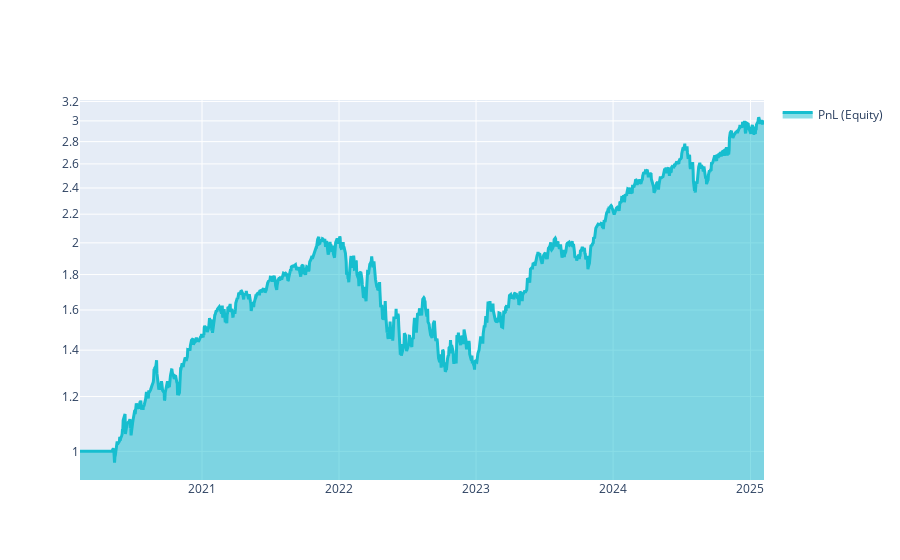

Write notebook code for a chart like this one.
### Markdown cell above
The sharpe ratio using the method above follows from **forward looking**. Predictions for (let us say) 2017 know about the relation between features and targets in 2020. Let us visualize the results:

### Code cell
import qnt.graph as qngraph

statistics = qnstats.calc_stat(stock_data, weights)

display(statistics.to_pandas().tail())

performance = statistics.to_pandas()["equity"]
qngraph.make_plot_filled(performance.index, performance, name="PnL (Equity)", type="log")

display(statistics[-1:].sel(field = ["sharpe_ratio"]).transpose().to_pandas())

# check for correlations with existing strategies:
qnstats.print_correlation(weights,stock_data)

### Figure 1 — Plotly figure (JSON) as saved in the notebook; plotly's stock layout.template omitted (floating-point values rounded to 4 significant figures; data arrays with more than 128 entries replaced by an {"elided": "..."} marker saying what was removed)
{"data": [{"fill": "tonexty", "line": {"color": "#17BECF", "width": 3}, "name": "PnL (Equity)", "type": "scatter", "x": {"elided": "1255 str values"}, "y": {"elided": "1255 float values"}}], "layout": {"showlegend": true, "yaxis": {"range": [-0.04134, 0.5073], "type": "log"}}}
